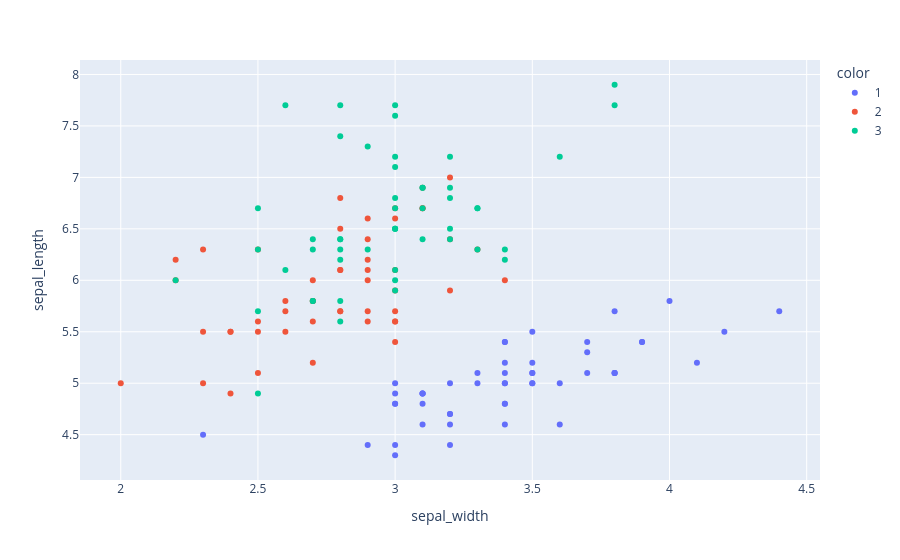

Write notebook code for a chart like this one.
### Code cell
fig = px.scatter(df, x='sepal_width', y='sepal_length', color=df['species_id'].astype(str))
# it will plot species_id in fixedcolors

fig.show()

### Figure 1 — Plotly figure (JSON) as saved in the notebook; plotly's stock layout.template omitted (floating-point values rounded to 4 significant figures)
{"data": [{"hovertemplate": "color=1<br>sepal_width=%{x}<br>sepal_length=%{y}<extra></extra>", "legendgroup": "1", "marker": {"color": "#636efa", "symbol": "circle"}, "mode": "markers", "name": "1", "orientation": "v", "showlegend": true, "type": "scatter", "x": [3.5, 3.0, 3.2, 3.1, 3.6, 3.9, 3.4, 3.4, 2.9, 3.1, 3.7, 3.4, 3.0, 3.0, 4.0, 4.4, 3.9, 3.5, 3.8, 3.8, 3.4, 3.7, 3.6, 3.3, 3.4, 3.0, 3.4, 3.5, 3.4, 3.2, 3.1, 3.4, 4.1, 4.2, 3.1, 3.2, 3.5, 3.1, 3.0, 3.4, 3.5, 2.3, 3.2, 3.5, 3.8, 3.0, 3.8, 3.2, 3.7, 3.3], "xaxis": "x", "y": [5.1, 4.9, 4.7, 4.6, 5.0, 5.4, 4.6, 5.0, 4.4, 4.9, 5.4, 4.8, 4.8, 4.3, 5.8, 5.7, 5.4, 5.1, 5.7, 5.1, 5.4, 5.1, 4.6, 5.1, 4.8, 5.0, 5.0, 5.2, 5.2, 4.7, 4.8, 5.4, 5.2, 5.5, 4.9, 5.0, 5.5, 4.9, 4.4, 5.1, 5.0, 4.5, 4.4, 5.0, 5.1, 4.8, 5.1, 4.6, 5.3, 5.0], "yaxis": "y"}, {"hovertemplate": "color=2<br>sepal_width=%{x}<br>sepal_length=%{y}<extra></extra>", "legendgroup": "2", "marker": {"color": "#EF553B", "symbol": "circle"}, "mode": "markers", "name": "2", "orientation": "v", "showlegend": true, "type": "scatter", "x": [3.2, 3.2, 3.1, 2.3, 2.8, 2.8, 3.3, 2.4, 2.9, 2.7, 2.0, 3.0, 2.2, 2.9, 2.9, 3.1, 3.0, 2.7, 2.2, 2.5, 3.2, 2.8, 2.5, 2.8, 2.9, 3.0, 2.8, 3.0, 2.9, 2.6, 2.4, 2.4, 2.7, 2.7, 3.0, 3.4, 3.1, 2.3, 3.0, 2.5, 2.6, 3.0, 2.6, 2.3, 2.7, 3.0, 2.9, 2.9, 2.5, 2.8], "xaxis": "x", "y": [7.0, 6.4, 6.9, 5.5, 6.5, 5.7, 6.3, 4.9, 6.6, 5.2, 5.0, 5.9, 6.0, 6.1, 5.6, 6.7, 5.6, 5.8, 6.2, 5.6, 5.9, 6.1, 6.3, 6.1, 6.4, 6.6, 6.8, 6.7, 6.0, 5.7, 5.5, 5.5, 5.8, 6.0, 5.4, 6.0, 6.7, 6.3, 5.6, 5.5, 5.5, 6.1, 5.8, 5.0, 5.6, 5.7, 5.7, 6.2, 5.1, 5.7], "yaxis": "y"}, {"hovertemplate": "color=3<br>sepal_width=%{x}<br>sepal_length=%{y}<extra></extra>", "legendgroup": "3", "marker": {"color": "#00cc96", "symbol": "circle"}, "mode": "markers", "name": "3", "orientation": "v", "showlegend": true, "type": "scatter", "x": [3.3, 2.7, 3.0, 2.9, 3.0, 3.0, 2.5, 2.9, 2.5, 3.6, 3.2, 2.7, 3.0, 2.5, 2.8, 3.2, 3.0, 3.8, 2.6, 2.2, 3.2, 2.8, 2.8, 2.7, 3.3, 3.2, 2.8, 3.0, 2.8, 3.0, 2.8, 3.8, 2.8, 2.8, 2.6, 3.0, 3.4, 3.1, 3.0, 3.1, 3.1, 3.1, 2.7, 3.2, 3.3, 3.0, 2.5, 3.0, 3.4, 3.0], "xaxis": "x", "y": [6.3, 5.8, 7.1, 6.3, 6.5, 7.6, 4.9, 7.3, 6.7, 7.2, 6.5, 6.4, 6.8, 5.7, 5.8, 6.4, 6.5, 7.7, 7.7, 6.0, 6.9, 5.6, 7.7, 6.3, 6.7, 7.2, 6.2, 6.1, 6.4, 7.2, 7.4, 7.9, 6.4, 6.3, 6.1, 7.7, 6.3, 6.4, 6.0, 6.9, 6.7, 6.9, 5.8, 6.8, 6.7, 6.7, 6.3, 6.5, 6.2, 5.9], "yaxis": "y"}], "layout": {"legend": {"title": {"text": "color"}, "tracegroupgap": 0}, "margin": {"t": 60}, "xaxis": {"anchor": "y", "domain": [0, 1], "title": {"text": "sepal_width"}}, "yaxis": {"anchor": "x", "domain": [0, 1], "title": {"text": "sepal_length"}}}}
